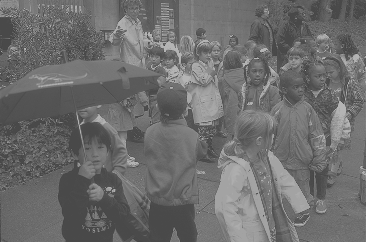
#> input picture Lab4/input/kids.tif, 366 x 242 px, found by its file name
$ python stretch.py
#> lines starting #> are read from the running program, lines starting #| are printed output that depends on the picture
import matplotlib.pyplot as plt
import numpy as np
from PIL import Image
from matplotlib import cm

def stretch(input, T1, T2):
    slope = 255.0 / (T2 - T1)
    output = np.zeros_like(input)
    for i in range(input.shape[0]):
        for j in range(input.shape[1]):
            if (input[i,j] > T1 and input[i,j] <= T2):
                output[i,j] = int((input[i,j] - T1) * slope)
            elif (input[i,j] > T2):
                output[i,j] = 255
    return output

filename = 'kids.tif'
im = Image.open('Lab4/input/' + filename)
#> im is the input picture: PIL image 366x242 L; min 70, max 180, mean 108.6
x = np.array(im)
T1 = 80
T2 = 160
img_stretch = stretch(x, T1, T2)
#> after the loop in stretch, `for i in range(input.shape[0]):`:
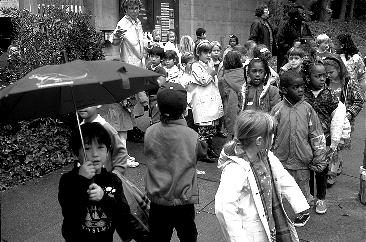
#> output: shape (242, 366); min 0, max 255, mean 91.8
gray = cm.get_cmap('gray', 256)
plt.figure(1)
plt.imshow(img_stretch, cmap=gray)
plt.figure(2)
plt.hist(img_stretch.flatten(), bins=np.linspace(0,255,256))
plt.title('Histogram of ' + filename)
plt.xlabel('Pixel Value')
plt.ylabel('Number of Pixels')
plt.figure(3)
plt.imshow(x, cmap=gray)
plt.show()
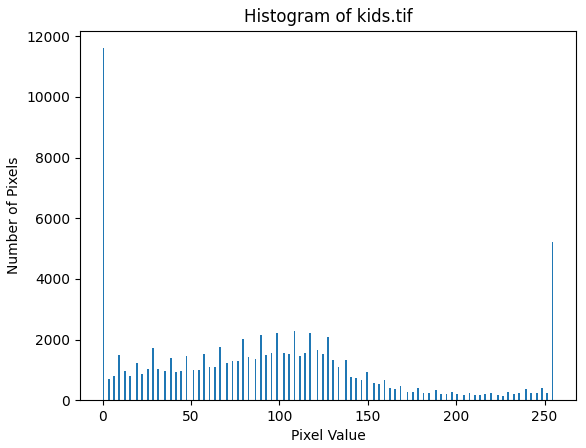
#> figure drawn by matplotlib, 1 panel; tallest bar 11606 high, from x = 0 to 1
